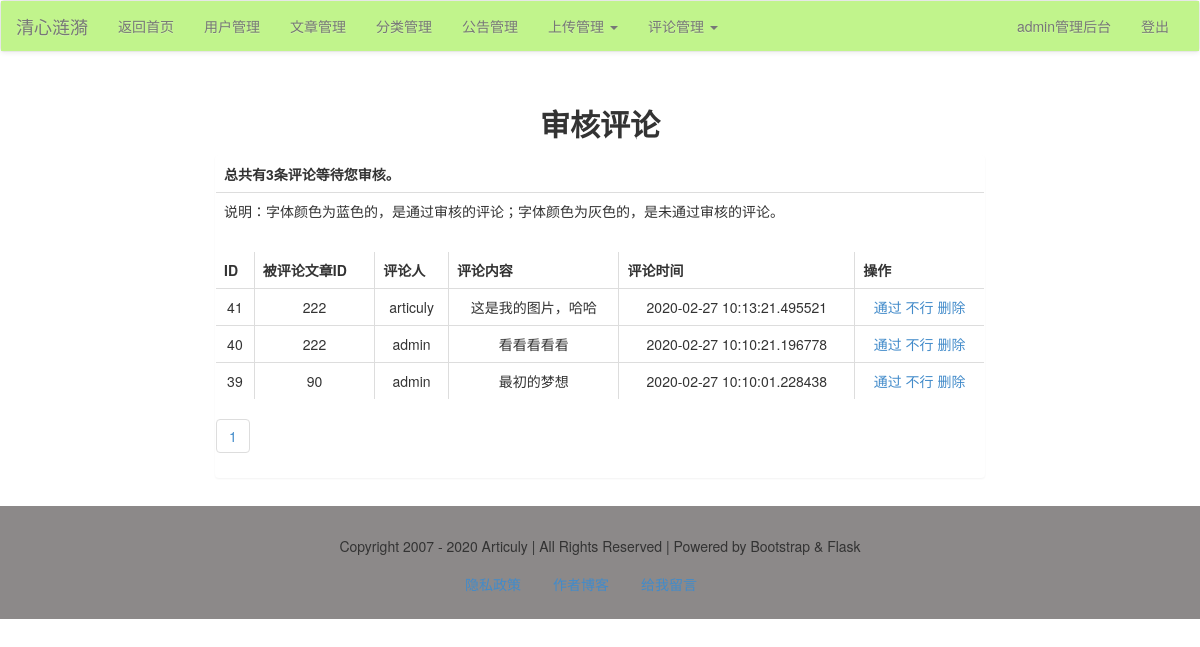
Page /admin/comment/audit/ (signed in) on the committed database.
### models.py (models this page shows)
class Comment(db.Model):
    id = db.Column(db.Integer, primary_key=True)
    audited = db.Column(db.Integer)
    article_id = db.Column(db.Integer, db.ForeignKey('article.id'))
    author = db.Column(db.String, db.ForeignKey('user.username'))
    time = db.Column(db.DateTime, default=datetime.now)
    content = db.Column(db.String)

### admin/comment.py (the view)
@admin_app.route("/comment/audit/<int:page>", methods=['get', 'post'])
@admin_app.route("/comment/audit/", defaults={'page': 1}, methods=['get', 'post'])
def comment_audit(page):
    res = Comment.query.filter(Comment.audited == None).order_by(Comment.time.desc()).paginate(page, 30)
    not_audit = Comment.query.filter(Comment.audited == None).count()
    comments = res.items
    pageList = res.iter_pages()
    total = res.total
    pages = res.pages
    return render_template("admin/comment/comment_audit.html", comments=comments, pageList=pageList, total=total,
                           pages=pages, not_audit=not_audit)

### admin/admin_app.py (called while the page is built)
@admin_app.before_request
@login_required
def is_admin():
    print(session['user'])
    if session['user'] != 'admin':
        print('user is someone else.')
        return redirect(url_for('login'))

### app.py (called while the page is built)
@app.context_processor
def account():
    username = session.get('user')
    return {'username': username}

@app.context_processor
def getCateList():
    cates = Category.query.all()
    return {'cates': cates}

### libs.py (called while the page is built)
def login_required(func):
    @wraps(func)
    def decorator_nest(*args, **kwargs):
        if not 'user' in session:
            return redirect(url_for('login'))
        else:
            print(func)
            return func(*args, **kwargs)
    return decorator_nest

### templates/admin/comment/comment_audit.html (shortened to what this page needs)
{% extends "admin/admin_base.html" %}
{% block content %}
    <div class="container-fluid">
        <div class="row">
            <div class="main col-lg-8 col-lg-offset-2 col-md-10 col-md-offset-1 col-sm-12 col-xs-12">
                <h2 class="text-center"><b>审核评论</b></h2>
                <div class="panel">
                    <table class="table">
                        <tr>
                            <td><b>总共有{{ not_audit }}条评论等待您审核。</b></td>
                        </tr>
                        <tr>
                            <td>说明：字体颜色为蓝色的，是通过审核的评论；字体颜色为灰色的，是未通过审核的评论。</td>
                        </tr>
                    </table>
                    <table class="table table-bordered">
                        <tr>
                            <th>ID</th>
                            <th>被评论文章ID</th>
                            <th>评论人</th>
                            <th>评论内容</th>
                            <th>评论时间</th>
                            <th>操作</th>
                        </tr>
                        {% for comment in comments %}
                            <tr id="comment_{{ comment.id }}" class="text-center">
                                <td>{{ comment.id }}</td>
                                <td>{{ comment.article_id }}</td>
                                <td>{{ comment.author }}</td>
                                <td>{{ comment.content }}</td>
                                <td>{{ comment.time }}</td>
                                <td>
                                    <a href="javascript:audited({{ comment.id }})">通过</a>
                                    <a href="javascript:failed({{ comment.id }})">不行</a>
                                    <a href="javascript:delComment({{ comment.id }})">删除</a>
                                </td>
                            </tr>
                        {% endfor %}
                    </table>
                    <ul class="pagination">
                        {% for page in pageList %}
                            {% if page!=None %}
                                <li><a href="{{ url_for("admin_app.comment_list", page=page) }}">{{ page }}</a></li>
                            {% else %}
                                <li><a href="#">...</a></li>
                            {% endif %}
                        {% endfor %}
                    </ul>
                </div>
            </div>
        </div>
    </div>
{% endblock %}

### rows in the picture
Comment: id "41", article_id "222", author "articuly", content "这是我的图片，哈哈", time "2020-02-27 10:13:21.495521"
Comment: id "40", article_id "222", author "admin", content "看看看看看", time "2020-02-27 10:10:21.196778"
Comment: id "39", article_id "90", author "admin", content "最初的梦想", time "2020-02-27 10:10:01.228438"

### other values in the picture
{{ username }} "admin"
{{ not_audit }} "3"
{{ page }} "1"
